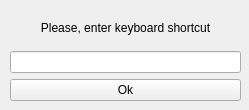
<?xml version="1.0" encoding="UTF-8"?>
<ui version="4.0">
 <class>QHotkeyEdit</class>
 <widget class="QWidget" name="QHotkeyEdit">
  <property name="windowModality">
   <enum>Qt::ApplicationModal</enum>
  </property>
  <property name="geometry">
   <rect>
    <x>0</x>
    <y>0</y>
    <width>249</width>
    <height>110</height>
   </rect>
  </property>
  <property name="focusPolicy">
   <enum>Qt::StrongFocus</enum>
  </property>
  <property name="windowTitle">
   <string>Hotkey Selection</string>
  </property>
  <property name="windowIcon">
   <iconset resource="../Clipper.qrc">
    <normaloff>:/icon.ico</normaloff>:/icon.ico</iconset>
  </property>
  <widget class="QWidget" name="layoutWidget">
   <property name="geometry">
    <rect>
     <x>10</x>
     <y>10</y>
     <width>231</width>
     <height>91</height>
    </rect>
   </property>
   <layout class="QVBoxLayout" name="verticalLayout">
    <item>
     <widget class="QLabel" name="label">
      <property name="text">
       <string>Please, enter keyboard shortcut</string>
      </property>
      <property name="alignment">
       <set>Qt::AlignCenter</set>
      </property>
     </widget>
    </item>
    <item>
     <widget class="QLineEdit" name="lineEdit">
      <property name="alignment">
       <set>Qt::AlignCenter</set>
      </property>
      <property name="readOnly">
       <bool>true</bool>
      </property>
     </widget>
    </item>
    <item>
     <widget class="QPushButton" name="pushButton">
      <property name="text">
       <string>Ok</string>
      </property>
     </widget>
    </item>
   </layout>
  </widget>
 </widget>
 <resources>
  <include location="../Clipper.qrc"/>
 </resources>
 <connections/>
</ui>
